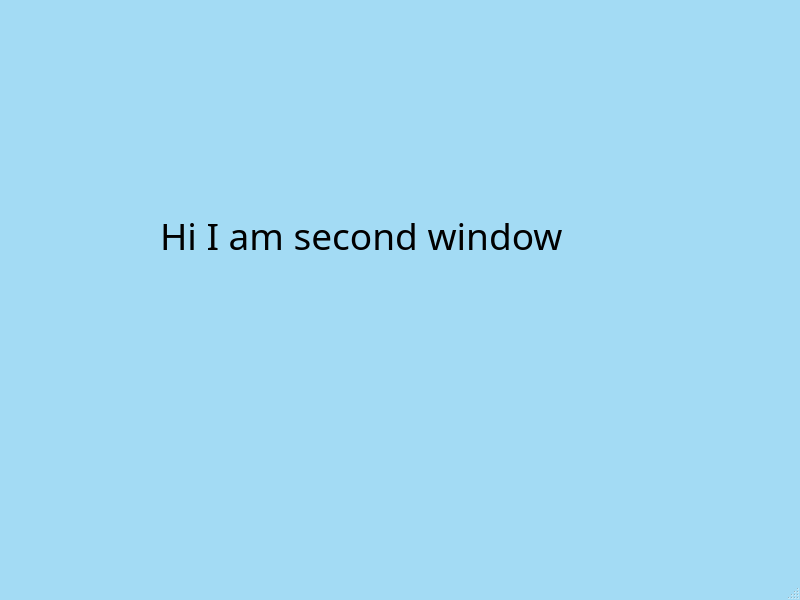
<?xml version="1.0" encoding="UTF-8"?>
<ui version="4.0">
 <class>secondWindow</class>
 <widget class="QMainWindow" name="secondWindow">
  <property name="geometry">
   <rect>
    <x>0</x>
    <y>0</y>
    <width>800</width>
    <height>600</height>
   </rect>
  </property>
  <property name="palette">
   <palette>
    <active>
     <colorrole role="Base">
      <brush brushstyle="SolidPattern">
       <color alpha="255">
        <red>255</red>
        <green>255</green>
        <blue>255</blue>
       </color>
      </brush>
     </colorrole>
     <colorrole role="Window">
      <brush brushstyle="SolidPattern">
       <color alpha="255">
        <red>163</red>
        <green>219</green>
        <blue>244</blue>
       </color>
      </brush>
     </colorrole>
    </active>
    <inactive>
     <colorrole role="Base">
      <brush brushstyle="SolidPattern">
       <color alpha="255">
        <red>255</red>
        <green>255</green>
        <blue>255</blue>
       </color>
      </brush>
     </colorrole>
     <colorrole role="Window">
      <brush brushstyle="SolidPattern">
       <color alpha="255">
        <red>163</red>
        <green>219</green>
        <blue>244</blue>
       </color>
      </brush>
     </colorrole>
    </inactive>
    <disabled>
     <colorrole role="Base">
      <brush brushstyle="SolidPattern">
       <color alpha="255">
        <red>163</red>
        <green>219</green>
        <blue>244</blue>
       </color>
      </brush>
     </colorrole>
     <colorrole role="Window">
      <brush brushstyle="SolidPattern">
       <color alpha="255">
        <red>163</red>
        <green>219</green>
        <blue>244</blue>
       </color>
      </brush>
     </colorrole>
    </disabled>
   </palette>
  </property>
  <property name="windowTitle">
   <string>secondWindow</string>
  </property>
  <widget class="QWidget" name="centralwidget">
   <widget class="QLabel" name="label">
    <property name="geometry">
     <rect>
      <x>160</x>
      <y>110</y>
      <width>561</width>
      <height>251</height>
     </rect>
    </property>
    <property name="font">
     <font>
      <family>Umpush</family>
      <pointsize>28</pointsize>
     </font>
    </property>
    <property name="text">
     <string>Hi I am second window</string>
    </property>
   </widget>
  </widget>
  <widget class="QMenuBar" name="menubar">
   <property name="geometry">
    <rect>
     <x>0</x>
     <y>0</y>
     <width>800</width>
     <height>25</height>
    </rect>
   </property>
  </widget>
  <widget class="QStatusBar" name="statusbar"/>
 </widget>
 <resources/>
 <connections/>
</ui>
